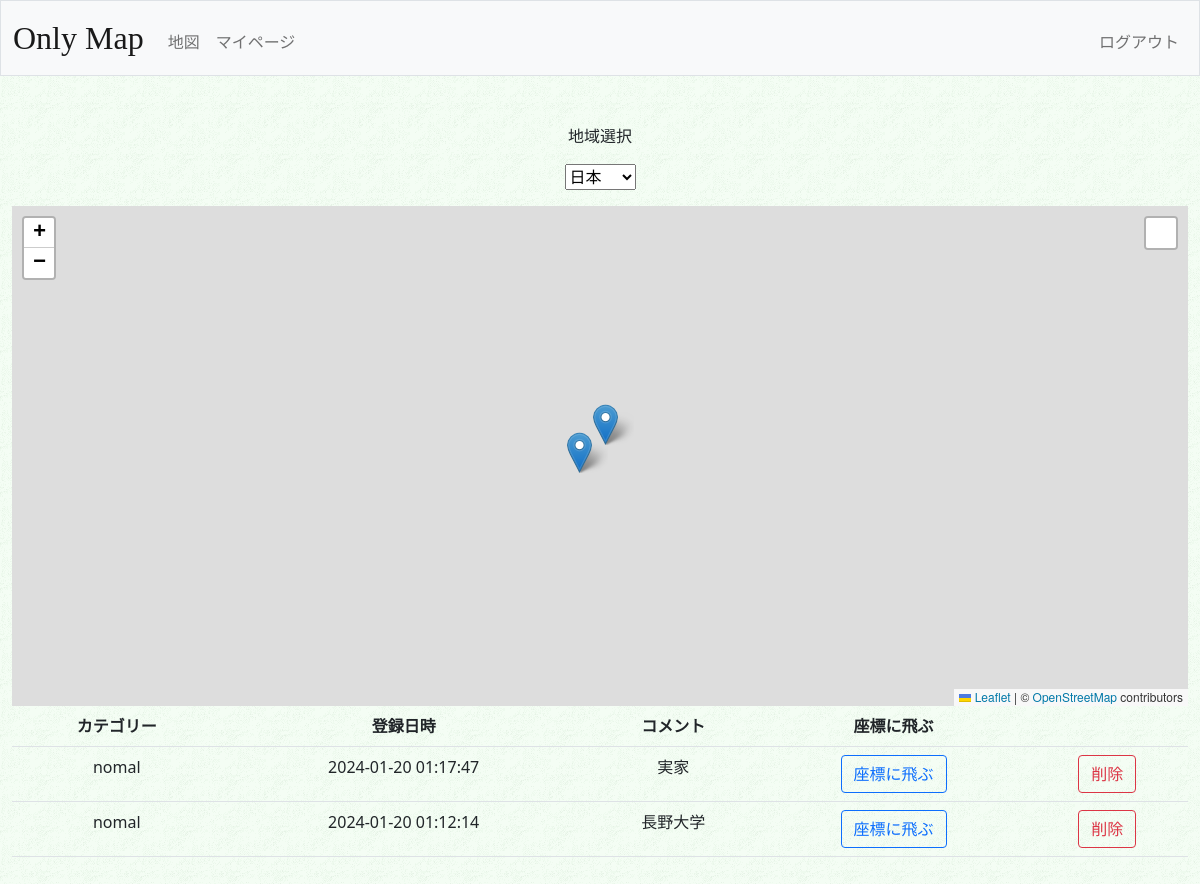
/map (signed in), run on the app's committed database.
### tables this page shows
CREATE TABLE 'markers'(
  'id' INTEGER PRIMARY KEY AUTOINCREMENT NOT NULL,
  'userid' INTEGER NOT NULL,
  'lat' FLOAT NOT NULL,
  'lng' FLOAT NOT NULL,
  'comment' TEXT,
  'cate' TEXT DEFAULT 'nomal',
  'created_at' TIMESTAMP DEFAULT(datetime('now','localtime'))
);

### app.py (the view)
@csrf.exempt
@app.route("/map", methods=["GET", "POST"])
def map():
    if request.method == "POST":
        userid = session["user_id"]
        lat = request.json['lat']
        lng = request.json['lng']
        comment = request.json['text']
        con = sqlite3.connect(DBNAME)
        db = con.cursor()
        db.execute("INSERT INTO markers (userid,lat,lng,comment) VALUES (?,?,?,?)", (userid,lat,lng,comment,))
        con.commit()
        markers = db.execute("SELECT lat,lng,comment,cate,created_at FROM markers WHERE userid = (?) ORDER BY created_at DESC", (userid,)).fetchone()
        con.close()
        print(markers)
        dict = {'lat':markers[0],
                'lng':markers[1],
                'text':markers[2],
                'cate':markers[3],
                'time':markers[4]
                }
        return jsonify(dict)
    else:
        userid = session["user_id"]
        con = sqlite3.connect(DBNAME)
        db = con.cursor()
        markers = db.execute("SELECT lat,lng,comment,cate,created_at FROM markers WHERE userid = (?) ORDER BY created_at DESC", (userid,)).fetchall()
        newmarker = db.execute("SELECT lat,lng FROM markers WHERE userid = (?) ORDER BY created_at DESC", (userid,)).fetchone()
        con.close()
        return render_template("map.html", markers = markers, newmarker = newmarker)

### app.py (called while the page is built)
@app.after_request
def after_request(response):
    response.headers["Cache-Control"] = "no-cache, no-store, must-revalidate"
    response.headers["Expires"] = 0
    response.headers["Pragma"] = "no-cache"
    return response

### templates/map.html (shortened to what this page needs)
{% extends "layout.html" %}
{% block head %}
    <link rel="stylesheet" href="https://unpkg.com/leaflet@1.7.1/dist/leaflet.css"
/>
    <link rel="stylesheet" href="https://cdn.jsdelivr.net/npm/leaflet.locatecontrol/dist/L.Control.Locate.min.css" />
{% endblock %}
{% block main %}
    <div class="mb-3">
        <p>地域選択</p>
        <select name="pre" id = "pre">
            <option value="36.000850616844694, 137.9999356269849">日本</option>
        </select>
    </div>
    <div id="map" style="width:100%; height:500px"></div>
    <table class="table table-hover">
        <tr>
            <th>カテゴリー</th>
            <th>登録日時</th>
            <th>コメント</th>
            <th>座標に飛ぶ</th>
            <th></th>
        </tr>
        {% set ns = namespace(cnt = 0) %}
        {% for marker in markers %}
        <tr>
            <td>{{ marker[3] }}</td>
            <td>{{ marker[4] }}</td>
            <td>{{ marker[2] }}</td>
            <td><button class="btn btn-outline-primary" onclick=jamp("{{ marker[0] }}","{{ marker[1] }}")>座標に飛ぶ</button></td>
            <td><button class="btn btn-outline-danger" onclick=dell({{ns.cnt}},{{ marker[0] }},{{ marker[1] }})>削除</button></td>
        </tr>
        {% set ns.cnt = ns.cnt + 1 %}
        {% endfor %}
    </table>
{% endblock %}

### upload/styles.css (style rules this page uses)
body { background: url("./background.gif") }
p { white-space: pre-wrap; }

### data on the page
markers: cate "nomal", created_at "2024-01-20 01:17:47", comment "実家"
markers: cate "nomal", created_at "2024-01-20 01:12:14", comment "長野大学"
